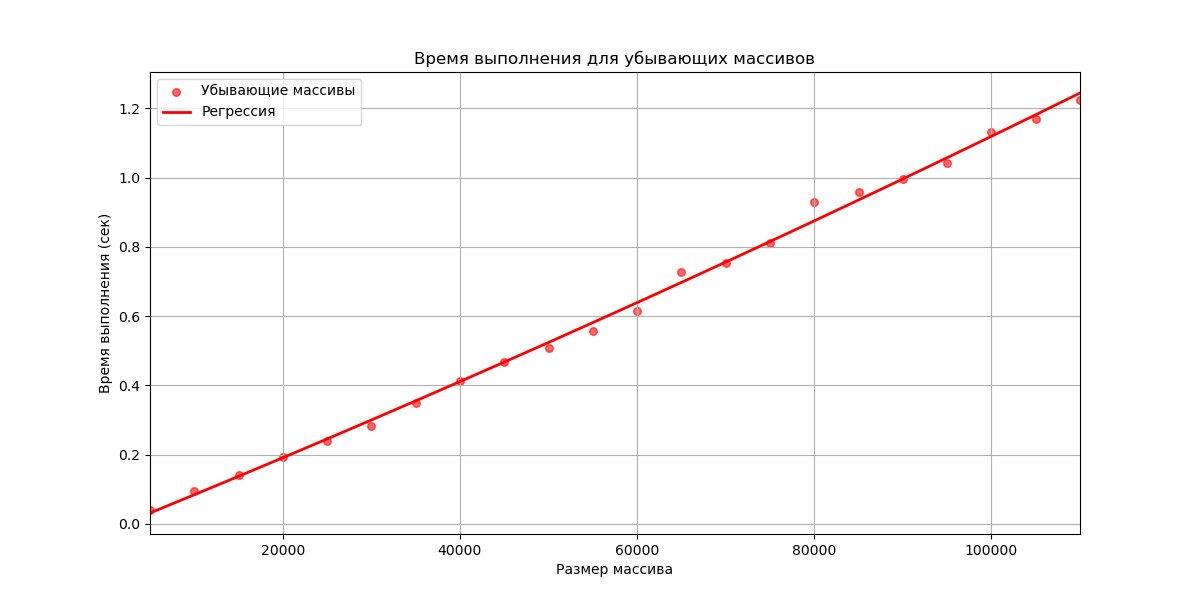

Write Python code to recreate this figure.
import numpy as np
import matplotlib.pyplot as plt
from sklearn.preprocessing import PolynomialFeatures
from sklearn.linear_model import LinearRegression
import time

def shell_sort_hibbard(arr):
    n = len(arr)
    gap = 1

    while gap <= n // 2:
        gap = 2 * gap + 1

    while gap > 0:
        for i in range(gap, n):
            temp = arr[i]
            j = i
            while j >= gap and arr[j - gap] > temp:
                arr[j] = arr[j - gap]
                j -= gap
            arr[j] = temp
        gap = (gap - 1) // 2  

    return arr

np.random.seed(42)

sizes = np.arange(5000, 110001, 5000)

times_descending = []

for size in sizes:
    arr_descending = np.arange(size, 0, -1)  
    start_time = time.time()
    shell_sort_hibbard(arr_descending)  
    end_time = time.time()
    times_descending.append(end_time - start_time)
    print(size, end_time - start_time)

poly = PolynomialFeatures(degree=2)
N_b_poly_descending = poly.fit_transform(sizes.reshape(-1, 1))
model_descending = LinearRegression()
model_descending.fit(N_b_poly_descending, times_descending)
y_predict_descending = model_descending.predict(N_b_poly_descending)

plt.figure(figsize=(12,6)) 
plt.scatter(sizes,times_descending,label='Убывающие массивы',color='red',alpha=0.6,s=30) 
plt.plot(sizes,y_predict_descending,label='Регрессия',color='red',linewidth=2) 
plt.title('Время выполнения для убывающих массивов') 
plt.xlabel('Размер массива') 
plt.ylabel('Время выполнения (сек)') 
plt.xlim(5000,110000) 
plt.grid() 
plt.legend() 
plt.show()
